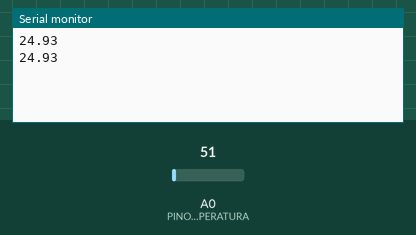
The sketch below on a simulated Arduino Uno, built with avr-gcc and run on an emulated ATmega328P. On the bench: the last lines printed to the serial monitor. The test bench sets the inputs (shaded band); at power-on: A0 (PINO_SENSOR_TEMPERATURA) = 51.

Above: at 2.8 s.
2.9 s: A0 (PINO_SENSOR_TEMPERATURA) set to 61
At 5.2 s:
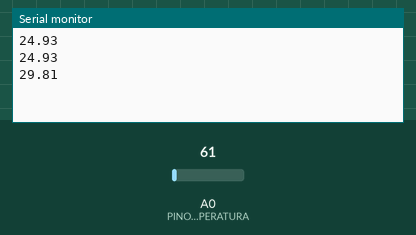
5.6 s: A0 (PINO_SENSOR_TEMPERATURA) set to 71
At 6.8 s:
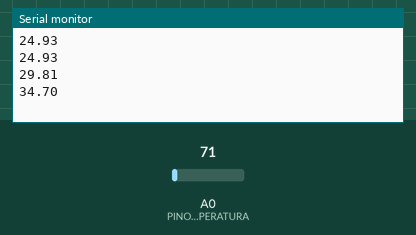
Timing chart, 0 to 8.6 s (numbered marks = the images above; inputs shaded):
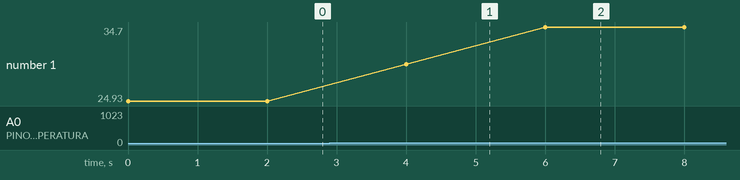

Measured:
- after the input at 2.9 s, the serial monitor: prints a new line after 1.1 s (image 1)
- after the input at 5.6 s, the serial monitor: prints a new line after 0.40 s (image 2)
- plotted number 1: 24.93 → 29.81 after the input at 2.9 s, 29.81 → 34.7 after the input at 5.6 s

The sketch:

codigoArduino.ino
```cpp
const int PINO_SENSOR_TEMPERATURA = A0;
float temperaturaCelsius;

void setup(){
  Serial.begin(9600);
}

void loop(){
  int valorLeitura = analogRead(PINO_SENSOR_TEMPERATURA);
  temperaturaCelsius = (valorLeitura * 5.0 / 1023.0) / 0.01;


  Serial.println(temperaturaCelsius);

  delay(2000);
  }
```
